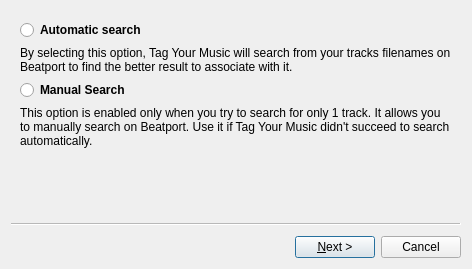
<?xml version="1.0" encoding="UTF-8"?>
<ui version="4.0">
 <class>SearchWizard</class>
 <widget class="QWizard" name="SearchWizard">
  <property name="geometry">
   <rect>
    <x>0</x>
    <y>0</y>
    <width>472</width>
    <height>269</height>
   </rect>
  </property>
  <property name="options">
   <set>QWizard::HelpButtonOnRight|QWizard::NoBackButtonOnLastPage|QWizard::NoBackButtonOnStartPage</set>
  </property>
  <widget class="QWizardPage" name="searchTypePage">
   <property name="styleSheet">
    <string notr="true">QRadioButton {
	font-weight: bold;
}
#labelID, #labelAT, #labelCustom {
	margin-left : 18px;
}</string>
   </property>
   <layout class="QGridLayout" name="gridLayout_3">
    <item row="1" column="0">
     <widget class="QLabel" name="label_5">
      <property name="text">
       <string>By selecting this option, Tag Your Music will search from your tracks filenames on Beatport to find the better result to associate with it.</string>
      </property>
      <property name="wordWrap">
       <bool>true</bool>
      </property>
     </widget>
    </item>
    <item row="2" column="0">
     <widget class="QRadioButton" name="manualSearch">
      <property name="text">
       <string>Manual Search</string>
      </property>
     </widget>
    </item>
    <item row="0" column="0">
     <widget class="QRadioButton" name="autoSearch">
      <property name="text">
       <string>Automatic search</string>
      </property>
     </widget>
    </item>
    <item row="3" column="0">
     <widget class="QLabel" name="label_6">
      <property name="text">
       <string>This option is enabled only when you try to search for only 1 track. It allows you to manually search on Beatport. Use it if Tag Your Music didn't succeed to search automatically.</string>
      </property>
      <property name="wordWrap">
       <bool>true</bool>
      </property>
     </widget>
    </item>
   </layout>
  </widget>
  <widget class="QWizardPage" name="autoOptionPage">
   <property name="styleSheet">
    <string notr="true">QRadioButton {
	font-weight: bold;
}</string>
   </property>
   <layout class="QGridLayout" name="gridLayout">
    <item row="0" column="0">
     <widget class="QLabel" name="label_2">
      <property name="text">
       <string>Select the file pattern you often use to organize your library</string>
      </property>
      <property name="wordWrap">
       <bool>true</bool>
      </property>
     </widget>
    </item>
    <item row="1" column="0">
     <widget class="QRadioButton" name="pattern1">
      <property name="text">
       <string>%ARTISTS% - %TITLE%</string>
      </property>
     </widget>
    </item>
    <item row="2" column="0">
     <widget class="QRadioButton" name="customSearch">
      <property name="text">
       <string>Custom</string>
      </property>
     </widget>
    </item>
    <item row="3" column="0">
     <layout class="QHBoxLayout" name="patternHorizLayout">
      <item>
       <widget class="QLabel" name="labelResult">
        <property name="text">
         <string>Pattern:</string>
        </property>
       </widget>
      </item>
      <item>
       <widget class="QLineEdit" name="pattern"/>
      </item>
     </layout>
    </item>
   </layout>
  </widget>
  <widget class="QWizardPage" name="manualOptionPage">
   <layout class="QGridLayout" name="gridLayout_4">
    <item row="0" column="0">
     <widget class="QLabel" name="label_3">
      <property name="text">
       <string>Type words to search for, in the same way you usually search on Beatport</string>
      </property>
     </widget>
    </item>
    <item row="1" column="0">
     <layout class="QHBoxLayout" name="horizontalLayout">
      <item>
       <widget class="QLabel" name="label_4">
        <property name="text">
         <string>Search terms:</string>
        </property>
       </widget>
      </item>
      <item>
       <widget class="QLineEdit" name="searchTerms"/>
      </item>
     </layout>
    </item>
   </layout>
  </widget>
  <widget class="QWizardPage" name="resultPage">
   <layout class="QGridLayout" name="gridLayout_2">
    <item row="0" column="0">
     <widget class="QLabel" name="label">
      <property name="text">
       <string>&lt;html&gt;&lt;head/&gt;&lt;body&gt;&lt;p&gt;&lt;span style=&quot; font-weight:600;&quot;&gt;Search progress:&lt;/span&gt;&lt;/p&gt;&lt;/body&gt;&lt;/html&gt;</string>
      </property>
     </widget>
    </item>
    <item row="0" column="1">
     <widget class="QProgressBar" name="progressBar">
      <property name="value">
       <number>0</number>
      </property>
     </widget>
    </item>
    <item row="1" column="0" colspan="2">
     <widget class="ConsoleWidget" name="outputConsole"/>
    </item>
   </layout>
  </widget>
 </widget>
 <customwidgets>
  <customwidget>
   <class>ConsoleWidget</class>
   <extends>QPlainTextEdit</extends>
   <header>widgets/consolewidget.h</header>
  </customwidget>
 </customwidgets>
 <resources/>
 <connections/>
</ui>
